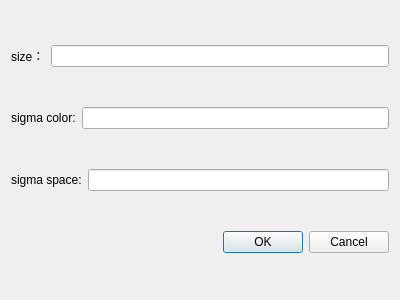
<?xml version="1.0" encoding="UTF-8"?>
<ui version="4.0">
 <class>bilateralDialog</class>
 <widget class="QDialog" name="bilateralDialog">
  <property name="geometry">
   <rect>
    <x>0</x>
    <y>0</y>
    <width>400</width>
    <height>300</height>
   </rect>
  </property>
  <property name="windowTitle">
   <string>Dialog</string>
  </property>
  <layout class="QVBoxLayout" name="verticalLayout">
   <item>
    <layout class="QHBoxLayout" name="horizontalLayout_2">
     <item>
      <widget class="QLabel" name="size">
       <property name="text">
        <string>size：</string>
       </property>
      </widget>
     </item>
     <item>
      <widget class="QLineEdit" name="sizeline"/>
     </item>
    </layout>
   </item>
   <item>
    <layout class="QHBoxLayout" name="horizontalLayout">
     <item>
      <widget class="QLabel" name="color">
       <property name="text">
        <string>sigma color:</string>
       </property>
      </widget>
     </item>
     <item>
      <widget class="QLineEdit" name="colorlineEdit"/>
     </item>
    </layout>
   </item>
   <item>
    <layout class="QHBoxLayout" name="horizontalLayout_3">
     <item>
      <widget class="QLabel" name="space">
       <property name="text">
        <string>sigma space:</string>
       </property>
      </widget>
     </item>
     <item>
      <widget class="QLineEdit" name="spacelineEdit"/>
     </item>
    </layout>
   </item>
   <item>
    <widget class="QDialogButtonBox" name="buttonBox">
     <property name="orientation">
      <enum>Qt::Horizontal</enum>
     </property>
     <property name="standardButtons">
      <set>QDialogButtonBox::Cancel|QDialogButtonBox::Ok</set>
     </property>
    </widget>
   </item>
  </layout>
 </widget>
 <resources/>
 <connections>
  <connection>
   <sender>buttonBox</sender>
   <signal>accepted()</signal>
   <receiver>bilateralDialog</receiver>
   <slot>accept()</slot>
   <hints>
    <hint type="sourcelabel">
     <x>248</x>
     <y>254</y>
    </hint>
    <hint type="destinationlabel">
     <x>157</x>
     <y>274</y>
    </hint>
   </hints>
  </connection>
  <connection>
   <sender>buttonBox</sender>
   <signal>rejected()</signal>
   <receiver>bilateralDialog</receiver>
   <slot>reject()</slot>
   <hints>
    <hint type="sourcelabel">
     <x>316</x>
     <y>260</y>
    </hint>
    <hint type="destinationlabel">
     <x>286</x>
     <y>274</y>
    </hint>
   </hints>
  </connection>
 </connections>
</ui>
